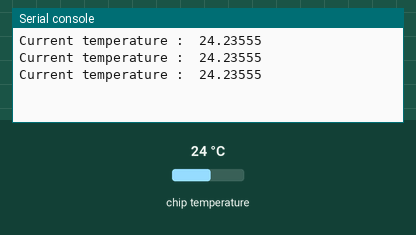
Recording of a program running on a simulated Raspberry Pi Pico running MicroPython. On the bench: the last lines printed to the serial console. The test bench sets the inputs (shaded band); at power-on: chip temperature 24 °C.

Above: at 1.2 s.
1.3 s: chip temperature set to 1 °C
At 1.9 s:
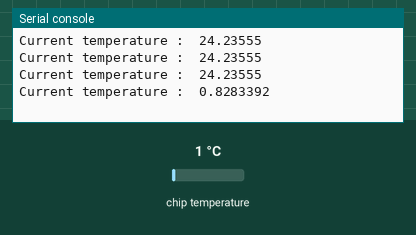
2.8 s: chip temperature set to 11 °C
At 3.4 s:
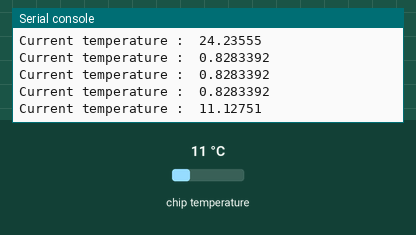
Timing chart, 0 to 5.8 s (numbered marks = the images above; inputs shaded):
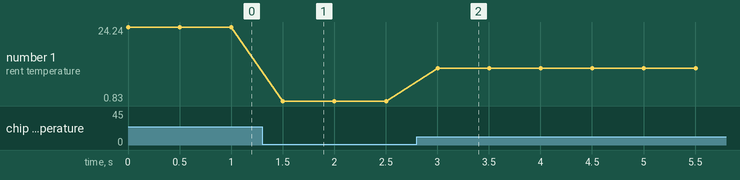

The program:

temperature.py
```python
import machine
import utime

sensor_temp = machine.ADC(4)
conversion_factor = 3.3/(65535)

while True:
    reading = sensor_temp.read_u16()*conversion_factor
    temperature = 27 - (reading - 0.706)/0.001721
    print("Current temperature : ", temperature)
    utime.sleep(0.5)
```

Measured:
- after the input at 1.3 s, the serial console: prints a new line after 0.20 s (image 1)
- after the input at 2.8 s, the serial console: prints a new line after 0.20 s (image 2)
- plotted number 1: 24.24 → 0.83 after the input at 1.3 s, 0.83 → 11.13 after the input at 2.8 s
